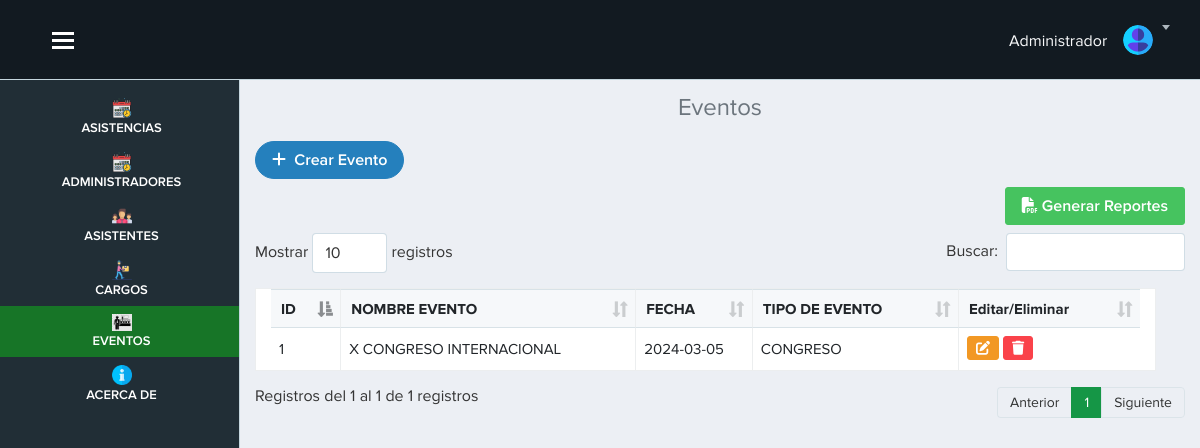
The app's page /vista/evento.php (signed in), older data.
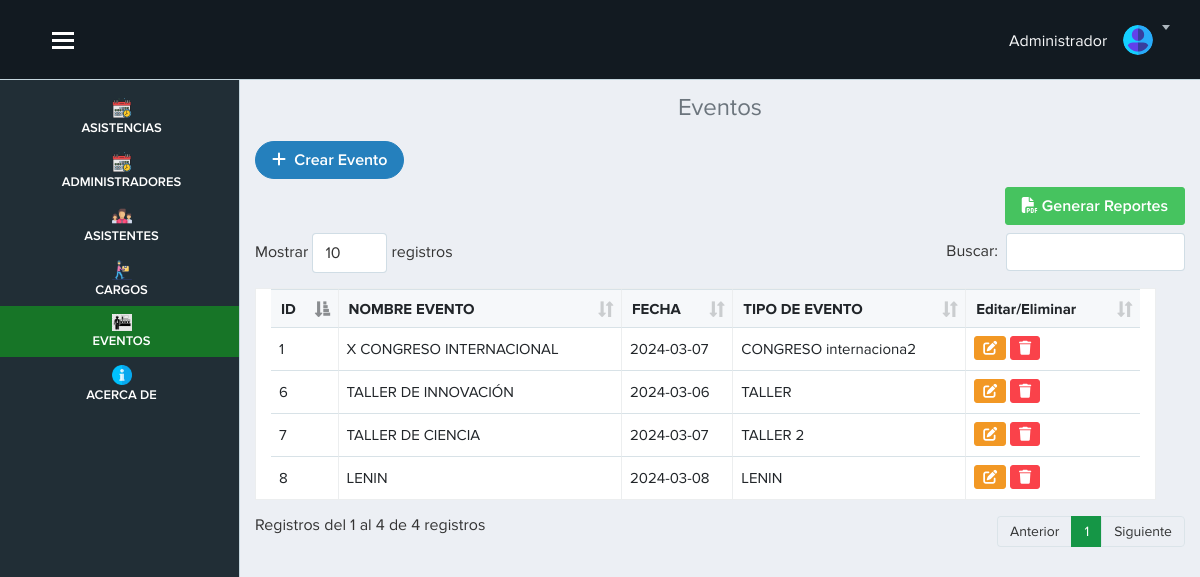
The same page, newer data.
### tables this page shows
CREATE TABLE `evento`  (
  `id_evento` int NOT NULL AUTO_INCREMENT,
  `nombre` varchar(255) NOT NULL,
  `fecha` date NOT NULL,
  `tipo_evento` varchar(255) NULL DEFAULT NULL,
  PRIMARY KEY (`id_evento`) USING BTREE
);

### vista/evento.php (the view, shortened to what this page needs)
<?php require('./layout/topbar.php'); ?>
<?php require('./layout/sidebar.php'); ?>
<div class="page-content">
    <h4 class="text-center text-secondary">Eventos</h4>
    <?php
    include "../modelo/conexion.php";
    $sql = $conexion->query("SELECT * FROM evento");
    ?>
    <a href="registro_evento.php" class="btn btn-primary btn-rounded mb-2"><i class="fas fa-plus"></i> &nbsp;Crear Evento</a>
    <div class="text-right mb-2">
        <a href="fpdf/reportecargoV.php" target="_blank" class="btn btn-success"><i class="fas fa-file-pdf"></i> Generar Reportes</a>
    </div>
    <table class="table table-bordered table-hover col-sm-12" id="example">
        <thead>
            <tr>
                <th scope="col">ID</th>
                <th scope="col">NOMBRE EVENTO</th>
                <th scope="col">FECHA</th>
                <th scope="col">TIPO DE EVENTO</th>
                <th>Editar/Eliminar</th>
            </tr>
        </thead>
        <tbody>
            <?php
            while ($datos = $sql->fetch_object()) { ?>
                <tr>
                    <td><?= $datos->id_evento ?></td>
                    <td><?= $datos->nombre ?></td>
                    <td><?= $datos->fecha ?></td>
                    <td><?= $datos->tipo_evento ?></td>
                    <td>
                        <a href="" data-toggle="modal" data-target="#exampleModal<?= $datos->id_evento ?>" class="btn btn-warning btn-sm"><i class="fas fa-edit"></i></a>
                        <a href="controlador_eliminar_evento.php?id=<?= $datos->id_evento ?>" onclick="advertencia(event)" class="btn btn-danger btn-sm"><i class="fas fa-trash"></i></a>
                    </td>
                </tr>
            <?php }
            ?>
        </tbody>
    </table>
</div>
<?php require('./layout/footer.php'); ?>

Row changes from the older to the newer data that the page shows:
changed evento "X CONGRESO INTERNACIONAL": fecha "2024-03-05" → "2024-03-07"; tipo_evento "CONGRESO" → "CONGRESO internaciona2"
added evento: id_evento "6", nombre "TALLER DE INNOVACIÓN", fecha "2024-03-06", tipo_evento "TALLER"
added evento: id_evento "7", nombre "TALLER DE CIENCIA", fecha "2024-03-07", tipo_evento "TALLER 2"
added evento: id_evento "8", nombre "LENIN", fecha "2024-03-08", tipo_evento "LENIN"
Text that changed along with them:
text written by a page script: "Mostrar registros Buscar: Registros del 1 al 1 de 1 registros Anterior 1 Siguiente" → "Mostrar registros Buscar: Registros del 1 al 4 de 4 registros Anterior 1 Siguiente"
